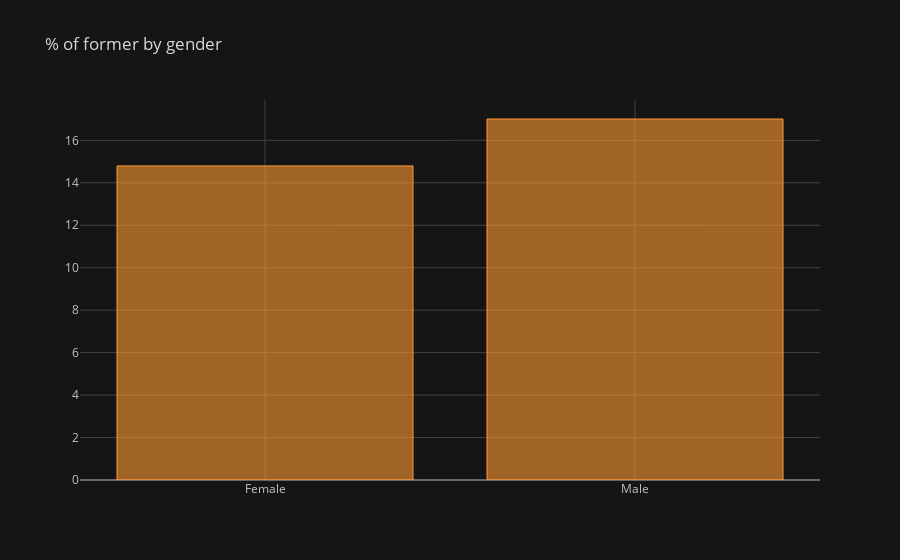

The notebook cell saved with this chart:
### Code cell
gen = pd.DataFrame(columns = ['Gender', '% of former'])
i = 0 

for field in list(df['Gender'].unique()):
    ratio = df[(df['Gender'] == field) & 
               (df['Attrition'] == 'Yes')].shape[0] / df[df['Gender'] == field].shape[0]
    gen.loc[i] = (field, ratio*100)
    i += 1
    
gen = gen.groupby(by = 'Gender').sum()
gen.iplot(kind = 'bar', title = '% of former by gender')

### Figure 1 — Plotly figure (JSON) as saved in the notebook; plotly's stock layout.template omitted (floating-point values rounded to 4 significant figures)
{"data": [{"marker": {"color": "rgba(255, 153, 51, 0.6)", "line": {"color": "rgba(255, 153, 51, 1.0)", "width": 1}}, "name": "% of former", "orientation": "v", "text": "", "type": "bar", "x": ["Female", "Male"], "y": [14.8, 17.01]}], "layout": {"legend": {"bgcolor": "#151516", "font": {"color": "#D9D9D9"}}, "paper_bgcolor": "#151516", "plot_bgcolor": "#151516", "title": {"font": {"color": "#D9D9D9"}, "text": "% of former by gender"}, "xaxis": {"gridcolor": "#434343", "showgrid": true, "tickfont": {"color": "#C2C2C2"}, "title": {"font": {"color": "#D9D9D9"}, "text": ""}, "zerolinecolor": "#666570"}, "yaxis": {"gridcolor": "#434343", "showgrid": true, "tickfont": {"color": "#C2C2C2"}, "title": {"font": {"color": "#D9D9D9"}, "text": ""}, "zerolinecolor": "#666570"}}}
